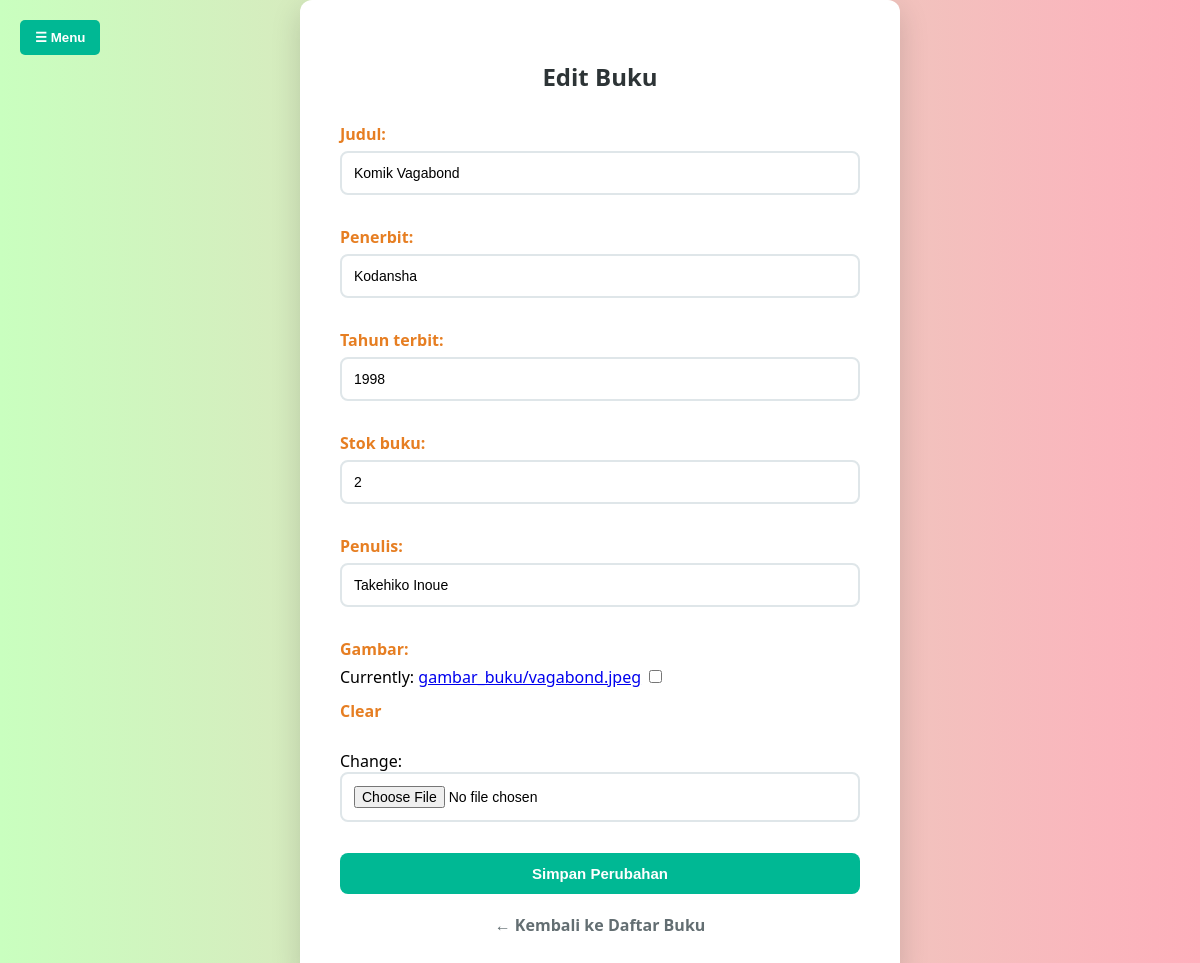
/admin-panel/edit-buku/3/ (signed in), run on an earlier commit of the app's database.
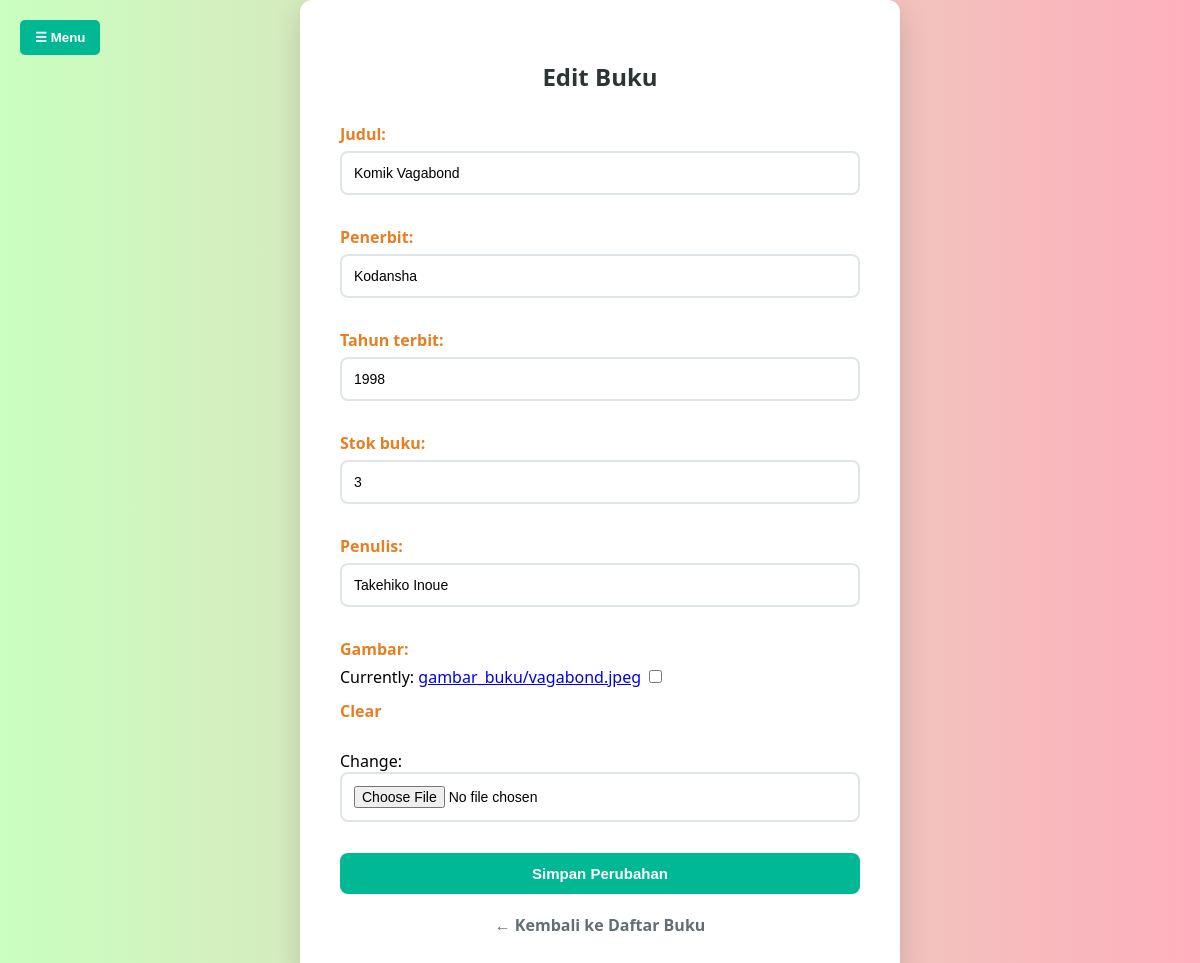
And on a later commit of the database.
### peminjaman/models.py (models this page shows, shortened)
class Buku(models.Model):
    judul = models.CharField(max_length=200)
    penerbit = models.CharField(max_length=100)
    tahun_terbit = models.IntegerField()
    stok_buku = models.PositiveIntegerField()
    penulis = models.CharField(max_length=100)
    gambar = models.ImageField(upload_to='gambar_buku/', null=True, blank=True)
    jumlah_dipinjam = models.PositiveIntegerField(default=0)

### peminjaman/views.py (the view)
# urls.py: path('admin-panel/edit-buku/<int:id>/', views.edit_buku, name='edit_buku'),
@login_required
@user_passes_test(is_admin)
def edit_buku(request, id):
    buku = get_object_or_404(Buku, id=id)
    if request.method == 'POST':
        form = EditBukuForm(request.POST, request.FILES, instance=buku)
        if form.is_valid():
            form.save()
            return redirect('daftar_buku')
    else:
        form = EditBukuForm(instance=buku)
    return render(request, 'admin/editbuku.html', {'form': form})

### peminjaman/forms.py
class EditBukuForm(forms.ModelForm):
    class Meta:
        model = Buku
        fields = ['judul', 'penerbit', 'tahun_terbit', 'stok_buku', 'penulis', 'gambar']

### peminjaman/views.py (called while the page is built)
def is_admin(user):
    return user.is_staff or user.is_superuser

### peminjaman/templates/admin/editbuku.html (shortened to what this page needs)
<!DOCTYPE html>
<html lang="id">
<head>
</head>
<body>
<button id="menuBtn" class="toggle-button" onclick="toggleSidebar()">☰ Menu</button>
<div class="content">
  <div class="container">
    <h2>Edit Buku</h2>
    <form method="post" enctype="multipart/form-data">
      {{ form.as_p }}
      <button class="btn" type="submit">Simpan Perubahan</button>
    </form>
    <div class="back-link">
      <a href="{% url 'daftar_buku' %}">← Kembali ke Daftar Buku</a>
    </div>
  </div>
</div>
</body>
</html>

What changed in the data, as far as the page shows it:
changed Buku "Komik Vagabond": stok_buku "2" → "3"
